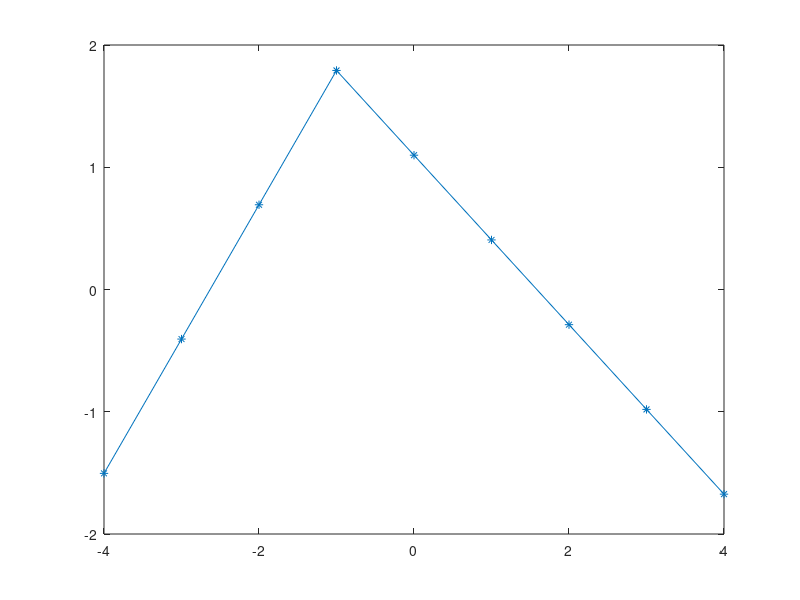

This chart was generated by the following MATLAB code:
% Script to produce a very easy toy example: Newton polygon of the
% polynomial [1e-70 0 0 0 1e39 1e3 1e10 1e40] plus the holomorphic function
% in A(1,a) (1-a)/((z-1)(z-a)), where a = 1e28.

n = -4; m = 4;
jn = [n:-1];
jp = [0:m];
bjn = 2*3.^(jn+2);
bjp = 3*2.^(-jp);

plot([jn jp], log([bjn bjp]), '-*')
%grid
%legend({'Newton Polygon'},'Interpreter','latex')
